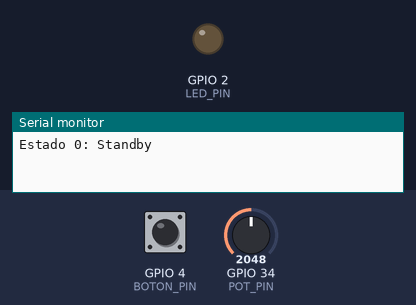
A sketch run on a simulated ESP32. On the bench: output pins drawn as LEDs (lit = HIGH), the last lines printed to the serial monitor. The inputs (shaded band) are chosen by the test bench; at power-on: GPIO 4 (BOTON_PIN) HIGH, GPIO 34 (POT_PIN) = 2048.

Above: at 1.2 s.
1.3 s: GPIO 4 (BOTON_PIN) pulled LOW for 0.15 s
At 2.4 s:
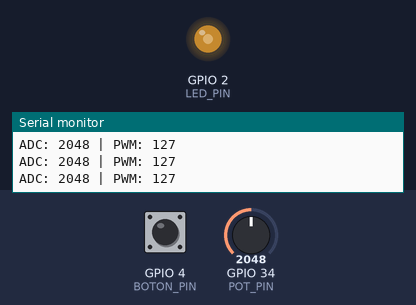
2.9 s: GPIO 34 (POT_PIN) set to 491
At 3.3 s:
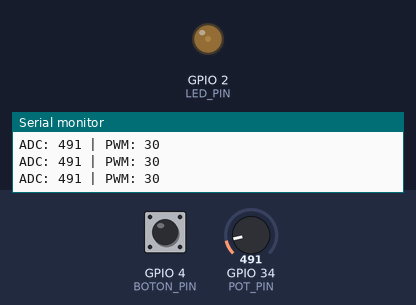
4.4 s: GPIO 34 (POT_PIN) set to 2866
At 5.6 s:
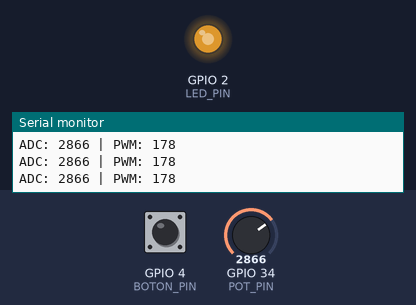
5.9 s: GPIO 4 (BOTON_PIN) pulled LOW for 1 s
At 6.8 s:
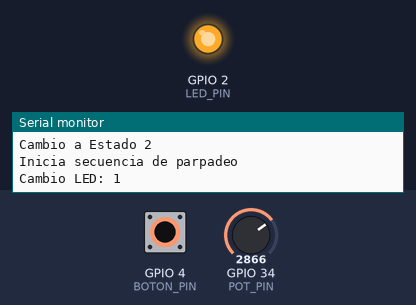
Timing chart, 0 to 10.9 s (numbered marks = the images above; inputs shaded):
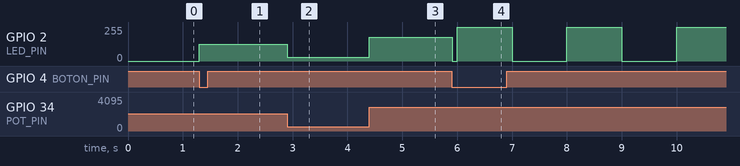

Measured:
- after the input at 1.3 s, GPIO 2 (LED_PIN): 0/255 → 127/255 at once
- after the input at 2.9 s, GPIO 2 (LED_PIN): 127/255 → 30/255 at once
- after the input at 4.4 s, GPIO 2 (LED_PIN): 30/255 → 178/255 at once
- after the input at 5.9 s, GPIO 2 (LED_PIN): 178/255 → 0/255 at once, then repeats every 2.0 s: 255/255 1.0 s, 0/255 1.0 s

The sketch:

secuencia_isr.ino
```cpp
#define LED_PIN 2
#define BOTON_PIN 4
#define POT_PIN 34

volatile int estado = 0;
volatile bool tickTimer = false;

hw_timer_t *timer = NULL;
portMUX_TYPE timerMux = portMUX_INITIALIZER_UNLOCKED;

int ultimoEstadoBoton = HIGH;

int contadorCambios = 0;
bool estadoLED = LOW;

void IRAM_ATTR onTimer()
{
  portENTER_CRITICAL_ISR(&timerMux);
  tickTimer = true;
  portEXIT_CRITICAL_ISR(&timerMux);
}

void setup()
{
  Serial.begin(9600);

  pinMode(LED_PIN, OUTPUT);
  pinMode(BOTON_PIN, INPUT_PULLUP);
  pinMode(POT_PIN, INPUT);

  analogWrite(LED_PIN, 0);

  timer = timerBegin(1000000);
  timerAttachInterrupt(timer, &onTimer);
  timerAlarm(timer, 1000000, true, 0);

  Serial.println("Estado 0: Standby");
}

void loop()
{
  int estadoBoton = digitalRead(BOTON_PIN);

  if (estado != 2)
  {
    if (ultimoEstadoBoton == HIGH && estadoBoton == LOW)
    {
      estado++;

      if (estado > 2)
      {
        estado = 0;
      }

      analogWrite(LED_PIN, 0);
      contadorCambios = 0;
      estadoLED = LOW;
      tickTimer = false;

      Serial.print("Cambio a Estado ");
      Serial.println(estado);

      if (estado == 2)
      {
        Serial.println("Inicia secuencia de parpadeo");
      }
    }
  }

  ultimoEstadoBoton = estadoBoton;

  if (estado == 0)
  {
    analogWrite(LED_PIN, 0);
  }

  else if (estado == 1)
  {
    int valorADC = analogRead(POT_PIN);
    int valorPWM = map(valorADC, 0, 4095, 0, 255);

    analogWrite(LED_PIN, valorPWM);

    Serial.print("ADC: ");
    Serial.print(valorADC);
    Serial.print(" | PWM: ");
    Serial.println(valorPWM);
  }

  else if (estado == 2)
  {
    if (tickTimer == true)
    {
      tickTimer = false;

      estadoLED = !estadoLED;

      if (estadoLED == HIGH)
      {
        analogWrite(LED_PIN, 255);
      }
      else
      {
        analogWrite(LED_PIN, 0);
      }

      contadorCambios++;

      Serial.print("Cambio LED: ");
      Serial.println(contadorCambios);

      if (contadorCambios >= 10)
      {
        analogWrite(LED_PIN, 0);
        estadoLED = LOW;
        contadorCambios = 0;
        estado = 0;

        Serial.println("Secuencia terminada. Regresa a Estado 0");
      }
    }
  }
}
```
